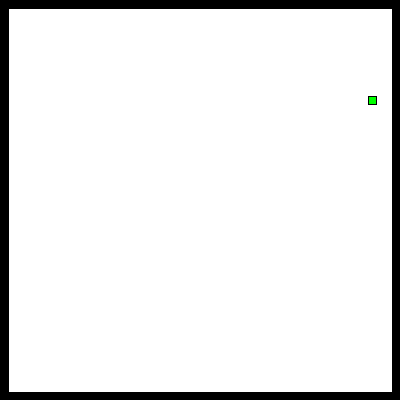
Frame 1 (no input)
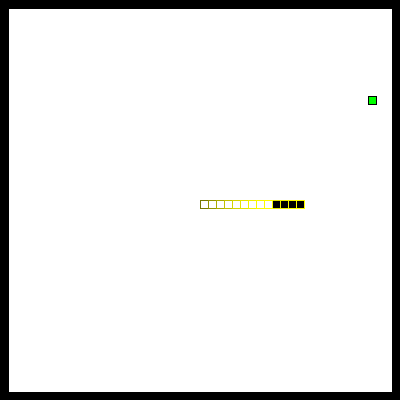
Frame 60 (the mouse pressed at the canvas centre just before this capture)
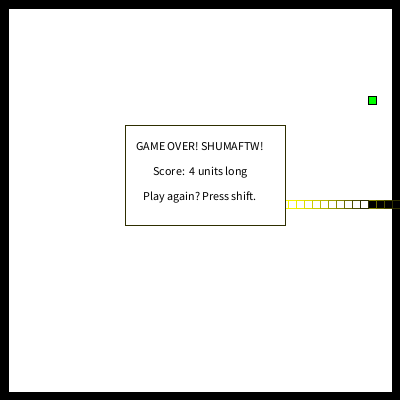
Frame 120 (the mouse held since frame 60 and released just before this capture)

The Processing sketch that drew these frames (run headless with seeded random() and noise(); from frame 60 on, the mouse is pressed at the canvas centre):

// Processing sketch: processing_150355
// ── processing_150355.pde

int angle=0;
int snakesize=5;
int time=0;
int[] headx= new int[2500];
int[] heady= new int[2500];
int applex=(round(random(47))+1)*8;
int appley=(round(random(47))+1)*8;
boolean redo=true;
boolean stopgame=false;
void setup()
{
  restart();
  size(400,400);
  textAlign(CENTER);
}
void draw()
{
  if (stopgame)
  {

  }
  else
  {

  time+=1;
  fill(0,255,0);
  stroke(0);
  rect(applex,appley,8,8);
  fill(0);
  stroke(0);
  rect(0,0,width,8);
  rect(0,height-8,width,8);
  rect(0,0,8,height);
  rect(width-8,0,8,height);


  if ((time % 5)==0)
  {
    travel();
    display();
    checkdead();
  }
  }
}

void keyPressed()
{
  if (key == CODED)
  {
  
    if (keyCode == UP && angle!=270 && (heady[1]-8)!=heady[2])
    {
      angle=90;
    }
    if (keyCode == DOWN && angle!=90 && (heady[1]+8)!=heady[2])
    {
      angle=270;
    }if (keyCode == LEFT && angle!=0 && (headx[1]-8)!=headx[2])
    {
      angle=180;
    }if (keyCode == RIGHT && angle!=180 && (headx[1]+8)!=headx[2])
    {
      angle=0;
    }
    if (keyCode == SHIFT)
    {

      restart();
    }
  }
}
void travel()
{
  for(int i=snakesize;i>0;i--)
  {
    if (i!=1)
    {

      headx[i]=headx[i-1];
      heady[i]=heady[i-1];
    }
    else
    {

      switch(angle)
      {
        case 0:
        headx[1]+=8;
        break;
        case 90:
        heady[1]-=8;
        break;
        case 180:
        headx[1]-=8;
        break;
        case 270:
        heady[1]+=8;
        break;
      }
    }
  }
   
}
void display()
{

  if (headx[1]==applex && heady[1]==appley)
  {
  
    snakesize+=round(random(3)+1);
    redo=true;
    while(redo)
    {
      applex=(round(random(47))+1)*8;
      appley=(round(random(47))+1)*8;
      for(int i=1;i<snakesize;i++)
      {
         
        if (applex==headx[i] && appley==heady[i])
        {
          redo=true;
        }
        else
        {
          redo=false;
          i=1000;
        }
      }
    }
  }

  stroke(sinecolor(1),sinecolor(0),sinecolor(.5));
  fill(0);
  rect(headx[1],heady[1],8,8);

  fill(255);
  rect(headx[snakesize],heady[snakesize],8,8);
   
}
void checkdead()
{
  for(int i=2;i<=snakesize;i++)
  {

    if (headx[1]==headx[i] && heady[1]==heady[i])
    {
      fill(255);
      rect(125,125,160,100);
      fill(0);
      text("GAME OVER! SHUMAFTW!",200,150);
      text("Score:  "+str(snakesize-1)+" units long",200,175);
      text("Play again? Press shift.",200,200);
      stopgame=true;
    }

    if (headx[1]>=(width-8) || heady[1]>=(height-8) || headx[1]<=0 || heady[1]<=0)
    {
      fill(255);
      rect(125,125,160,100);
      fill(0);
      text("GAME OVER! SHUMAFTW!",200,150);
      text("Score:  "+str(snakesize-1)+" units long",200,175);
      text("Play again? Press shift.",200,200);
      stopgame=true;
    }
  }
}
void restart()
{

  background(255);
  headx[1]=200;
  heady[1]=200;
  for(int i=2;i<1000;i++)
  {
    headx[i]=0;
    heady[i]=0;
  }
  stopgame=false;
  applex=(round(random(47))+1)*8;
  appley=(round(random(47))+1)*8;
  snakesize=5;
  time=0;
  angle=0;
  redo=true;
}
float sinecolor(float percent)
{
  float slime=(sin(radians((((time +(255*percent)) % 255)/255)*360)))*255;
  return slime;
}
